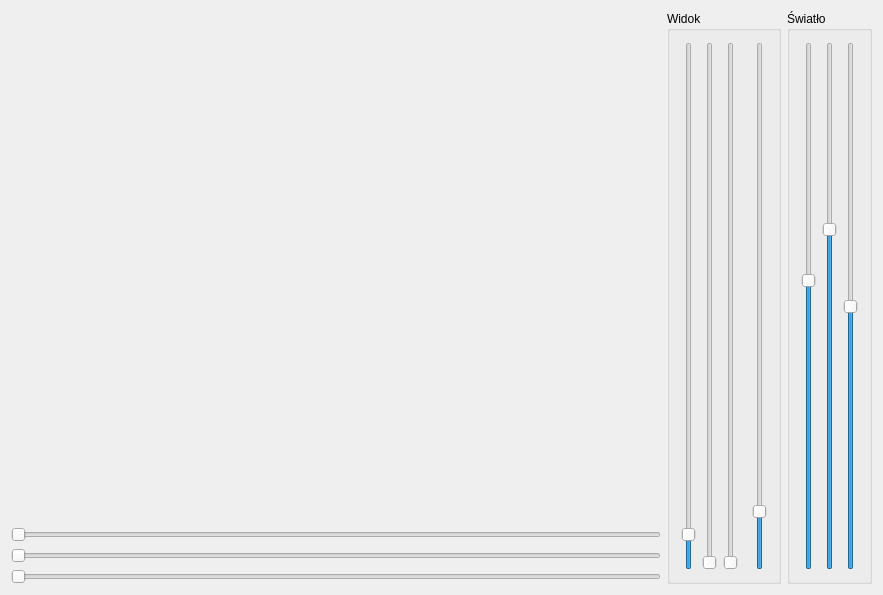
<?xml version="1.0" encoding="UTF-8"?>
<ui version="4.0">
 <class>MainWindow</class>
 <widget class="QMainWindow" name="MainWindow">
  <property name="geometry">
   <rect>
    <x>0</x>
    <y>0</y>
    <width>883</width>
    <height>595</height>
   </rect>
  </property>
  <property name="windowTitle">
   <string>MainWindow</string>
  </property>
  <widget class="QWidget" name="centralWidget">
   <layout class="QGridLayout" name="gridLayout">
    <item row="0" column="4" rowspan="4">
     <widget class="QGroupBox" name="groupBoxView">
      <property name="sizePolicy">
       <sizepolicy hsizetype="Maximum" vsizetype="Preferred">
        <horstretch>0</horstretch>
        <verstretch>0</verstretch>
       </sizepolicy>
      </property>
      <property name="title">
       <string>Widok</string>
      </property>
      <layout class="QHBoxLayout" name="horizontalLayout">
       <item>
        <widget class="QSlider" name="verticalSliderRotX">
         <property name="maximum">
          <number>3600</number>
         </property>
         <property name="value">
          <number>200</number>
         </property>
         <property name="orientation">
          <enum>Qt::Vertical</enum>
         </property>
        </widget>
       </item>
       <item>
        <widget class="QSlider" name="verticalSliderRotZ">
         <property name="maximum">
          <number>3600</number>
         </property>
         <property name="orientation">
          <enum>Qt::Vertical</enum>
         </property>
        </widget>
       </item>
       <item>
        <widget class="QSlider" name="verticalSliderRotY">
         <property name="maximum">
          <number>3600</number>
         </property>
         <property name="orientation">
          <enum>Qt::Vertical</enum>
         </property>
        </widget>
       </item>
       <item>
        <spacer name="horizontalSpacer">
         <property name="orientation">
          <enum>Qt::Horizontal</enum>
         </property>
         <property name="sizeType">
          <enum>QSizePolicy::Fixed</enum>
         </property>
         <property name="sizeHint" stdset="0">
          <size>
           <width>8</width>
           <height>20</height>
          </size>
         </property>
        </spacer>
       </item>
       <item>
        <widget class="QSlider" name="verticalSliderZoom">
         <property name="maximum">
          <number>1000</number>
         </property>
         <property name="value">
          <number>100</number>
         </property>
         <property name="orientation">
          <enum>Qt::Vertical</enum>
         </property>
        </widget>
       </item>
      </layout>
     </widget>
    </item>
    <item row="3" column="0">
     <widget class="QSlider" name="horizontalSlider_Slider">
      <property name="maximum">
       <number>10000</number>
      </property>
      <property name="orientation">
       <enum>Qt::Horizontal</enum>
      </property>
     </widget>
    </item>
    <item row="0" column="5" rowspan="4">
     <widget class="QGroupBox" name="groupBoxLight">
      <property name="sizePolicy">
       <sizepolicy hsizetype="Maximum" vsizetype="Preferred">
        <horstretch>0</horstretch>
        <verstretch>0</verstretch>
       </sizepolicy>
      </property>
      <property name="title">
       <string>Światło</string>
      </property>
      <layout class="QHBoxLayout" name="horizontalLayout_2">
       <item>
        <widget class="QSlider" name="verticalSliderLightX">
         <property name="minimum">
          <number>-100</number>
         </property>
         <property name="maximum">
          <number>100</number>
         </property>
         <property name="value">
          <number>10</number>
         </property>
         <property name="orientation">
          <enum>Qt::Vertical</enum>
         </property>
        </widget>
       </item>
       <item>
        <widget class="QSlider" name="verticalSliderLightY">
         <property name="minimum">
          <number>-100</number>
         </property>
         <property name="maximum">
          <number>100</number>
         </property>
         <property name="value">
          <number>30</number>
         </property>
         <property name="orientation">
          <enum>Qt::Vertical</enum>
         </property>
        </widget>
       </item>
       <item>
        <widget class="QSlider" name="verticalSliderLightZ">
         <property name="minimum">
          <number>-100</number>
         </property>
         <property name="maximum">
          <number>100</number>
         </property>
         <property name="orientation">
          <enum>Qt::Vertical</enum>
         </property>
        </widget>
       </item>
      </layout>
     </widget>
    </item>
    <item row="0" column="0">
     <widget class="WidgetOpenGL" name="widgetOpenGL" native="true">
      <property name="minimumSize">
       <size>
        <width>200</width>
        <height>200</height>
       </size>
      </property>
     </widget>
    </item>
    <item row="2" column="0">
     <widget class="QSlider" name="horizontal_paralax_slider">
      <property name="maximum">
       <number>1000</number>
      </property>
      <property name="pageStep">
       <number>100</number>
      </property>
      <property name="orientation">
       <enum>Qt::Horizontal</enum>
      </property>
     </widget>
    </item>
    <item row="1" column="0">
     <widget class="QSlider" name="horizontal_max_layers_slider">
      <property name="minimum">
       <number>1</number>
      </property>
      <property name="maximum">
       <number>12</number>
      </property>
      <property name="pageStep">
       <number>100</number>
      </property>
      <property name="orientation">
       <enum>Qt::Horizontal</enum>
      </property>
     </widget>
    </item>
   </layout>
  </widget>
 </widget>
 <layoutdefault spacing="6" margin="11"/>
 <customwidgets>
  <customwidget>
   <class>WidgetOpenGL</class>
   <extends>QWidget</extends>
   <header location="global">widgetopengl.h</header>
   <container>1</container>
   <slots>
    <slot>v_transform()</slot>
   </slots>
  </customwidget>
 </customwidgets>
 <resources/>
 <connections/>
</ui>
